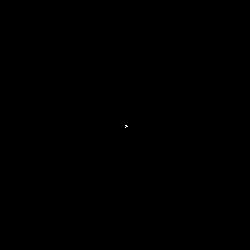
Frame 1 (no input)
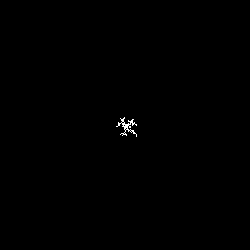
Frame 60 (no input)
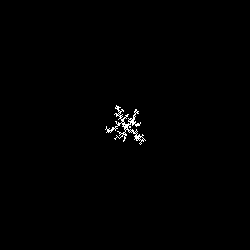
Frame 120 (the mouse pressed at the canvas centre since frame 60)

The p5.js sketch that drew these frames (run headless with seeded random() and noise() and a simulated clock; from frame 60 on, the mouse is pressed at the canvas centre):

// p5.js sketch
// ── sketch.js
let windowCanvas;
let portraitCanvas;

function lichenPortrait()
{
  var drawPos;
  var seedResolution = 50;
  var clearShade = 0;


  var cx = width / 2;
  var cy = height / 2;
  var clearStyle = "rgba(" + clearShade + ", " + clearShade + ", " + clearShade + ", 1)";

  function radius (x,y)
  {
    return Math.sqrt((x - cx) * (x - cy) + (y - cx) * (y-cy));
  }

  function test(x, y)
  {
    if (x < 0 || y < 0 || x >= width || y >= height)
      return false;

    var data = get(x, y);
    return data[0] != clearShade || data[1] != clearShade || data[2] != clearShade;
  }

  var shade = 120;

  function setc(x, y, c)
  { 
    shade = (shade + 0.02) % 360;

    if (c)
    {
      fill(color("hsl(" + shade + ", 100%, 50%)"));
    } 
    else
    {
      fill(color(clearStyle));
    }
    
    noStroke();
    rect(x, y, 1, 1);
  }

  function set(x, y)
  {
    setc(x, y, true);
  }

  function clear(x, y)
  {
    setc(x, y, false);
  }

  fill(color(clearStyle));
  rect(0, 0, width, height);

  var x;
  var y;

  var closeRadius = 1;

  set(cx, cy);

  function newpos()
  {
    x = Math.floor(random(width / seedResolution)) * seedResolution;
    y = Math.floor(random(height / seedResolution)) * seedResolution;
  }

  newpos();

  var growthAnim;
  growthAnim = setInterval(function() {
    if (drawPos) clear(x, y);
    for (var i = 0; i < 5000; i++)
    {
      var ox = x;
      var oy = y;

      switch (Math.floor(random(8)))
      {
        case 0:
          x++;
          break;
        case 1:
          x--;
          break;
        case 2:
          y++;
          break;
        case 3:
          y--;
          break;
        case 4:
          x++;
          y++;
          break;
        case 5:
          x--;
          y--;
          break;
        case 6:
          x++;
          y--;
          break;
        case 7:
          x--;
          y++;
          break;  
      }

      if (x < 0 || y < 0 || x >= width || y >= height || radius(x, y) > closeRadius + seedResolution + 2)
      {
        var progress = 1000;
        do
        {
          progress--;
          newpos();
        }
        while ((test(x - 1, y - 1) || test(x, y - 1) || test(x + 1, y - 1) || test(x - 1, y) || test(x, y) || test(x + 1, y) || test(x - 1, y + 1) || test(x, y + 1) || test(x + 1, y + 1)) && progress > 0);

        if (progress <= 0)
        {
          clearInterval(growthAnim);
          return;
        }
      }
      
      if (test(x, y))
      {
        set(ox, oy);
        closeRadius = Math.max(closeRadius, radius(ox, oy));
        newpos();
      }
    }

    if (drawPos) set(x, y);
  }, 1);
}

function setup() 
{
  windowCanvas = createCanvas(windowWidth, windowHeight);
  background(0);
  windowCanvas.style('z-index', '-1');

  portraitCanvas = createCanvas(250, 250);
  lichenPortrait();
}

function draw() 
{
  
}
